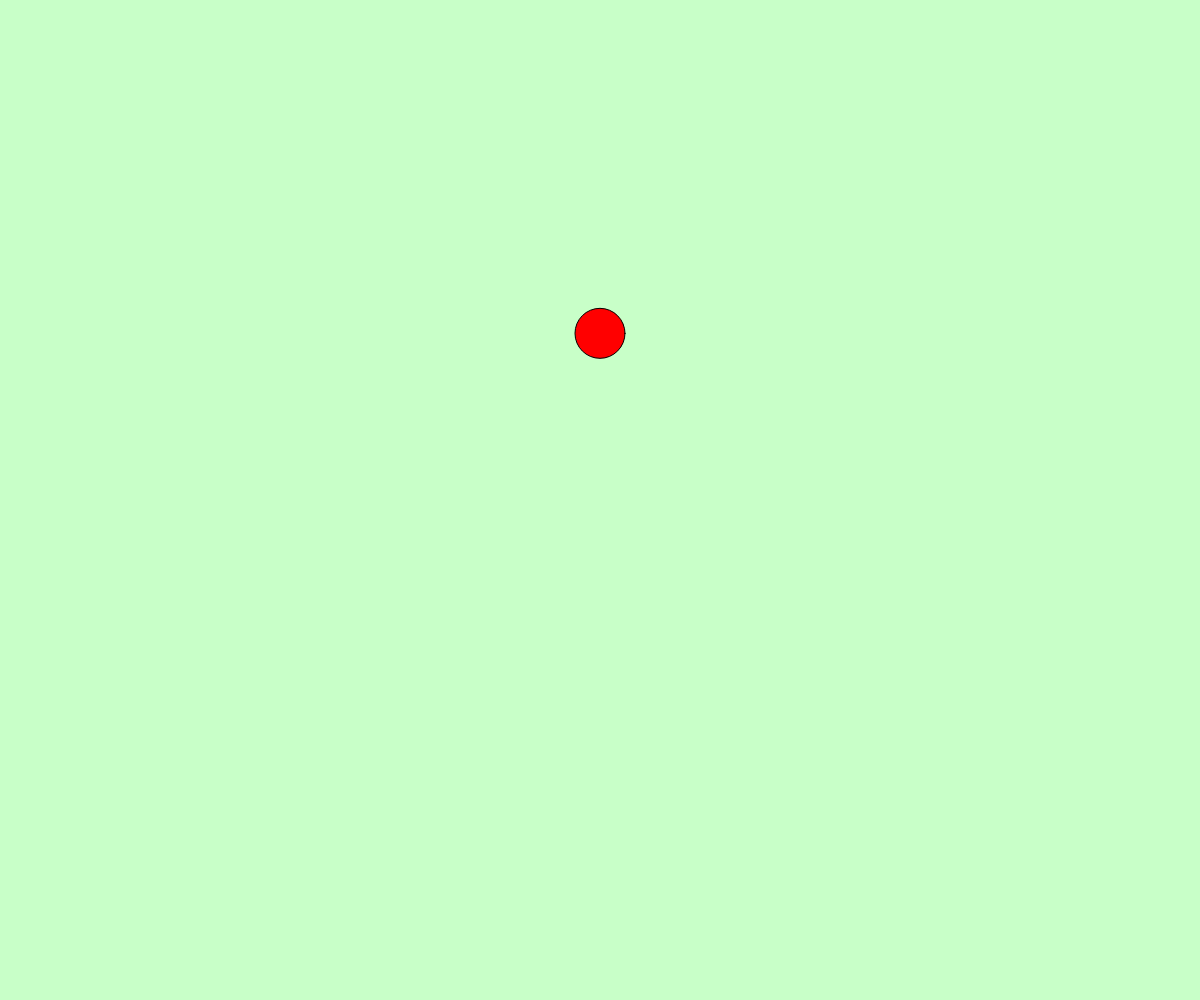
Frame 1 (no input)
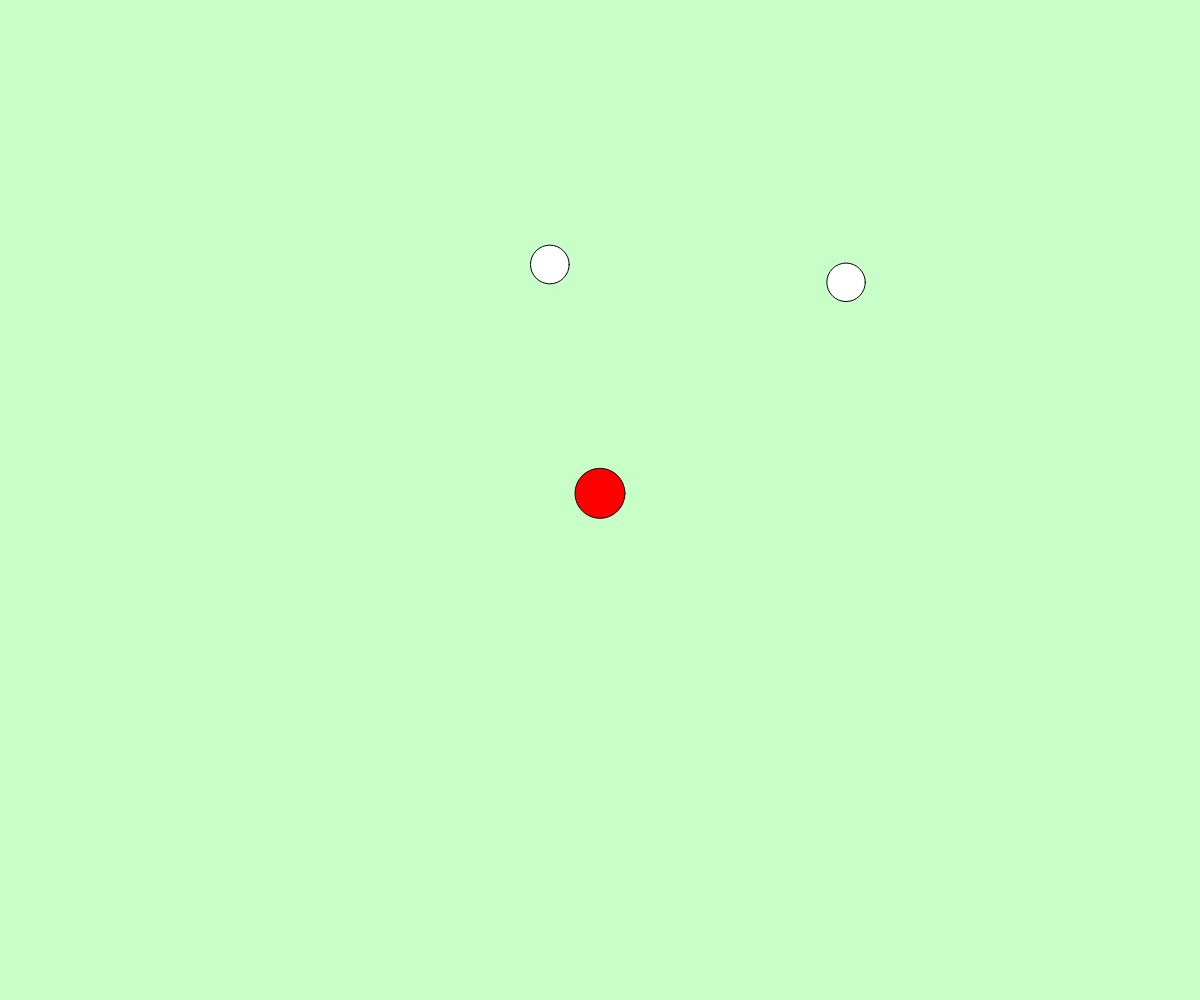
Frame 60 (no input)
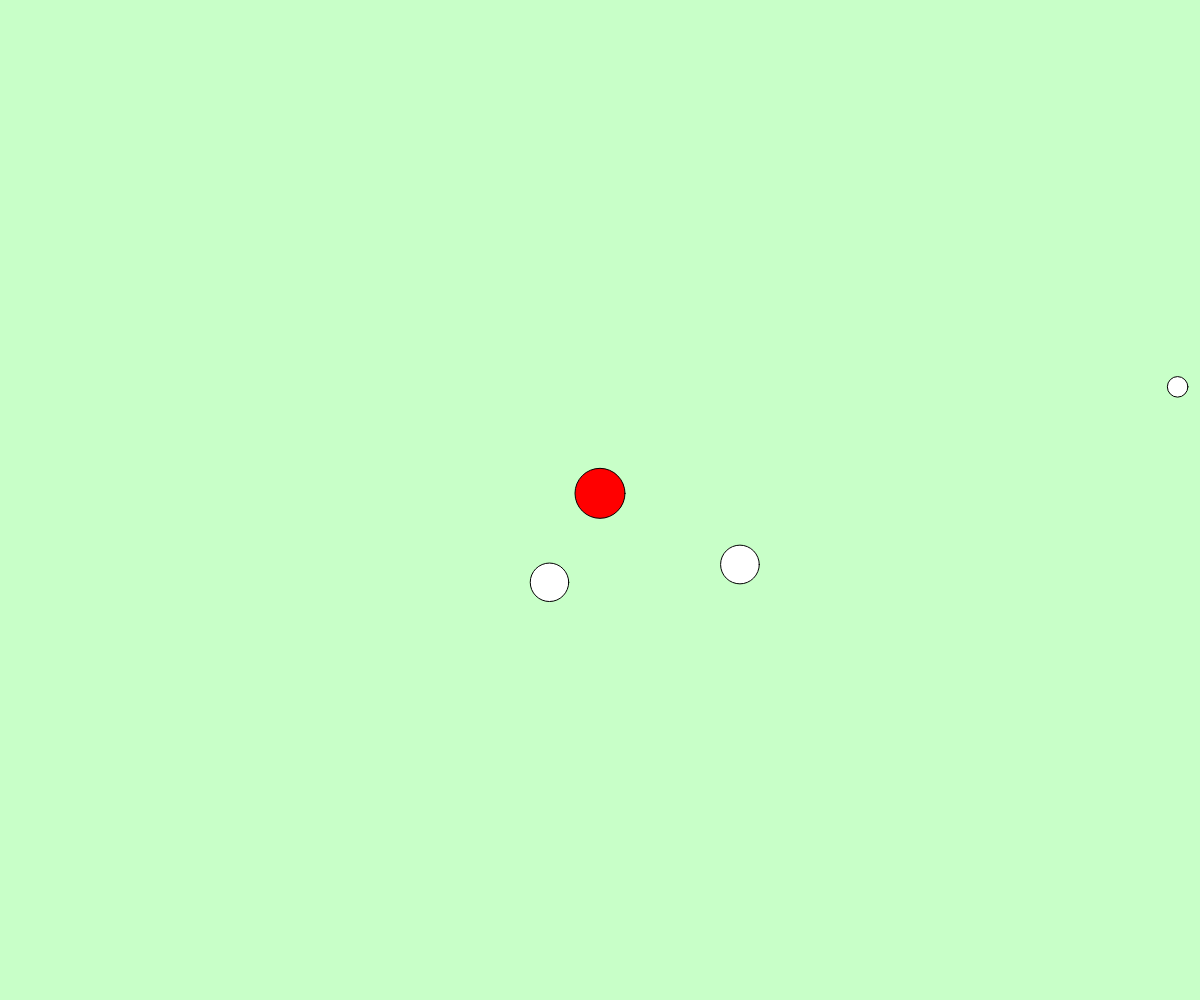
Frame 120 (the mouse pressed at the canvas centre since frame 60)

The p5.js sketch that drew these frames (run headless with seeded random() and noise() and a simulated clock; from frame 60 on, the mouse is pressed at the canvas centre):

// p5.js sketch
// ── sketch.js
let x, y, vx, vy;
const vyMax = 30;

function setup(){
  createCanvas(windowWidth, windowHeight);
  x = width / 2;
  y = height / 3;
  vy=0;
}

function draw(){
  //赤いボール
  background(200, 255, 200);
  push();
  fill(255,0,0);
  ellipse(x, y, 50);
  y+=vy;
  pop();
  if(keyIsDown("V".charCodeAt(0))){ 
    x -= 5;}
    else if(x<width/2){
      x += 10;} 
  if(keyIsDown("N".charCodeAt(0))){ 
    x += 5;}
    else if(x>width/2){
      x -= 10;} 
  if(keyIsDown("B".charCodeAt(0))){ 
    y-=5; }
    else if(y<height/2){
      y += 10; }
  if(keyIsDown(" ".charCodeAt(0))){ 
    y+=5; }
    else if(y>height/2){
      y -= 10; }

  const dx = random(4);
  const dy = random(4);

  if(mag(dx, dy) > 5){ 
    const b = { x:random(windowWidth), y: random(windowHeight/5), size: random(20,60), vx: dx*random(-2,2), vy: 5 };
    balls.push(b);
  }
  for(let i = 0; i < balls.length; i++){
    let b = balls[i];
    ellipse(b.x, b.y,b.size);
    b.x += b.vx;
    b.y += b.vy; 

    if(dist(x,y,b.x,b.y)<25){
      text("a",100,100);
      break;     
    }
  }

  //if(dist(x,y,b.x,b.y)==25){
  //}

}
const g = 1;     
const jump = 20; 
const ground = 20;
const size = 20;

function windowResized(){
  resizeCanvas(windowWidth, windowHeight);
}

let balls = [];


/*function draw(){
  background(160, 192, 255);
  for(let i = 0; i < balls.length; i++){ // すべてのボールを描画し、速度の分だけ移動させる
    let b = balls[i];
    ellipse(b.x, b.y, b.size);
    b.x += b.vx;
    b.y += b.vy;
  }
}

function mouseDragged(){ // ドラッグされたらボールを増やす
  const dx = mouseX - pmouseX;
  const dy = mouseY - pmouseY;
  if(mag(dx, dy) > 5){ // mag(x,y) はベクトル(x,y)の長さ
    const b = { x: mouseX, y: mouseY, size: 20, vx: dx, vy: dy };
    balls.push(b);
  }
}*/

function keyPressed(){
  if(key == "p"){ // Pを押したらリセット
    x = width / 2;
    y = height / 3;
    vx = 0;
    vy = 0;
    grabbed = false;  
  } 
}

function keyTyped() {
  if (key === 'a') {
    vy=2;
  }
}
